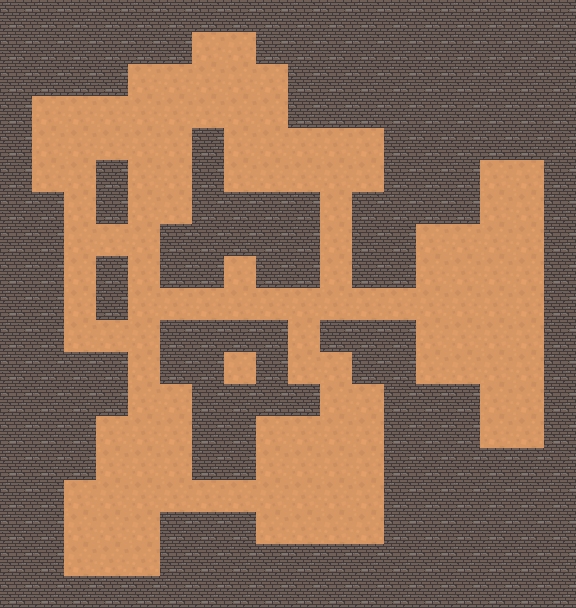

The image is a tile-based game level rendered from a .tmx file. Its description and complete source (layers, tilesets, objects, tile grids) follow:
An orthogonal 18x19 tile map with 32x32 px tiles, 1 tile layer (Прошарок плиток 1).

<map version="1.10" tiledversion="1.10.2" orientation="orthogonal" renderorder="left-up" width="18" height="19" tilewidth="32" tileheight="32" infinite="0" nextlayerid="2" nextobjectid="1">
 <tileset firstgid="1" source="Підлога.tsx" />
 <layer id="1" name="Прошарок плиток 1" width="18" height="19">
  <data encoding="csv">
2,2,2,2,2,2,2,2,2,2,2,2,2,2,2,2,2,2,
2,2,2,2,2,2,1,1,2,2,2,2,2,2,2,2,2,2,
2,2,2,2,1,1,1,1,1,2,2,2,2,2,2,2,2,2,
2,1,1,1,1,1,1,1,1,2,2,2,2,2,2,2,2,2,
2,1,1,1,1,1,2,1,1,1,1,1,2,2,2,2,2,2,
2,1,1,2,1,1,2,1,1,1,1,1,2,2,2,1,1,2,
2,2,1,2,1,1,2,2,2,2,1,2,2,2,2,1,1,2,
2,2,1,1,1,2,2,2,2,2,1,2,2,1,1,1,1,2,
2,2,1,2,1,2,2,1,2,2,1,2,2,1,1,1,1,2,
2,2,1,2,1,1,1,1,1,1,1,1,1,1,1,1,1,2,
2,2,1,1,1,2,2,2,2,1,2,2,2,1,1,1,1,2,
2,2,2,2,1,2,2,1,2,1,1,2,2,1,1,1,1,2,
2,2,2,2,1,1,2,2,2,2,1,1,2,2,2,1,1,2,
2,2,2,1,1,1,2,2,1,1,1,1,2,2,2,1,1,2,
2,2,2,1,1,1,2,2,1,1,1,1,2,2,2,2,2,2,
2,2,1,1,1,1,1,1,1,1,1,1,2,2,2,2,2,2,
2,2,1,1,1,2,2,2,1,1,1,1,2,2,2,2,2,2,
2,2,1,1,1,2,2,2,2,2,2,2,2,2,2,2,2,2,
2,2,2,2,2,2,2,2,2,2,2,2,2,2,2,2,2,2
</data>
 </layer>
</map>
